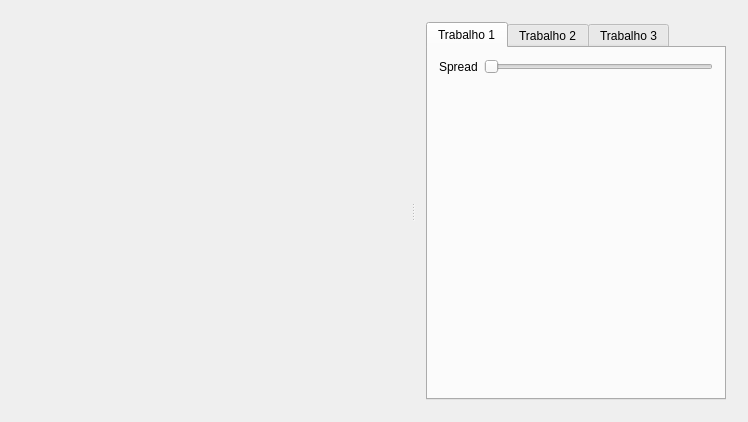
<?xml version="1.0" encoding="UTF-8"?>
<ui version="4.0">
 <class>MainWindow</class>
 <widget class="QMainWindow" name="MainWindow">
  <property name="geometry">
   <rect>
    <x>0</x>
    <y>0</y>
    <width>725</width>
    <height>418</height>
   </rect>
  </property>
  <property name="windowTitle">
   <string>MainWindow</string>
  </property>
  <widget class="QWidget" name="centralWidget">
   <layout class="QHBoxLayout" name="horizontalLayout">
    <item>
     <widget class="QSplitter" name="splitter">
      <property name="orientation">
       <enum>Qt::Horizontal</enum>
      </property>
      <widget class="GLWidget" name="glwidget" native="true">
       <property name="minimumSize">
        <size>
         <width>400</width>
         <height>400</height>
        </size>
       </property>
      </widget>
      <widget class="QWidget" name="verticalLayoutWidget">
       <layout class="QVBoxLayout" name="verticalLayout_2">
        <item>
         <widget class="QTabWidget" name="tabWidget">
          <property name="enabled">
           <bool>true</bool>
          </property>
          <property name="minimumSize">
           <size>
            <width>300</width>
            <height>0</height>
           </size>
          </property>
          <property name="currentIndex">
           <number>0</number>
          </property>
          <widget class="QWidget" name="tab">
           <attribute name="title">
            <string>Trabalho 1</string>
           </attribute>
           <layout class="QFormLayout" name="formLayout">
            <item row="0" column="1">
             <widget class="QSlider" name="octree_spread_slider">
              <property name="orientation">
               <enum>Qt::Horizontal</enum>
              </property>
             </widget>
            </item>
            <item row="0" column="0">
             <widget class="QLabel" name="label">
              <property name="text">
               <string>Spread</string>
              </property>
             </widget>
            </item>
           </layout>
          </widget>
          <widget class="QWidget" name="tab_2">
           <property name="enabled">
            <bool>true</bool>
           </property>
           <attribute name="title">
            <string>Trabalho 2</string>
           </attribute>
          </widget>
          <widget class="QWidget" name="tab_3">
           <property name="enabled">
            <bool>true</bool>
           </property>
           <attribute name="title">
            <string>Trabalho 3</string>
           </attribute>
          </widget>
         </widget>
        </item>
       </layout>
      </widget>
     </widget>
    </item>
   </layout>
  </widget>
 </widget>
 <layoutdefault spacing="6" margin="11"/>
 <customwidgets>
  <customwidget>
   <class>GLWidget</class>
   <extends>QWidget</extends>
   <header>glwidget.h</header>
   <container>1</container>
  </customwidget>
 </customwidgets>
 <resources/>
 <connections/>
</ui>
